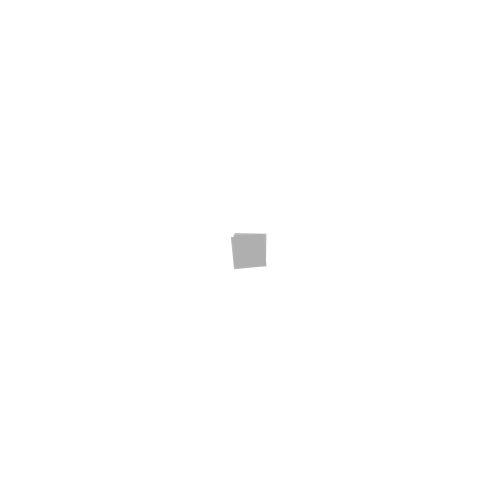
Frame 1 (no input)
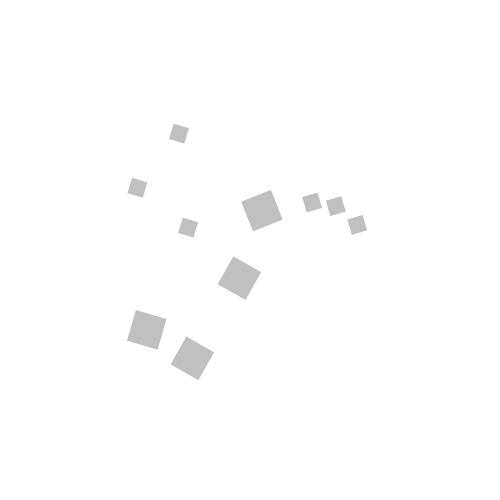
Frame 60 (the mouse pressed at the canvas centre just before this capture)
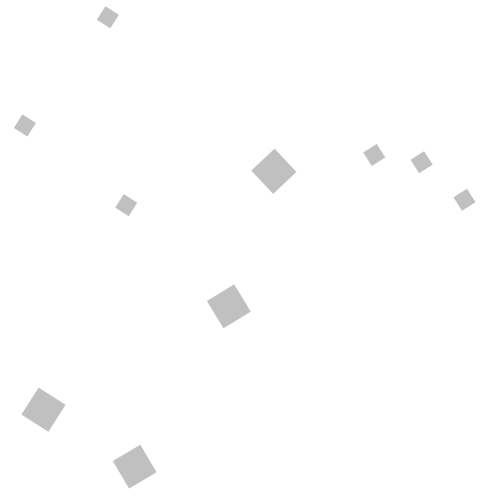
Frame 120 (the mouse held since frame 60 and released just before this capture)

The Processing sketch that drew these frames (run headless with seeded random() and noise(); from frame 60 on, the mouse is pressed at the canvas centre):

// Processing sketch: noc_oscillation003
// ── noc_oscillation003.pde
Mover[] mover = new Mover[10];

void setup(){
  background(255);
  size(500, 500);
  noStroke();
  for(int i = 0; i < 10; i++){
    mover[i] = new Mover(int(random(1, 4)), random(-2, 2), random(-2, 2));
  }
}

void draw(){
  background(255);
  for(int i = 0; i < 10; i++){
    mover[i].update();
    mover[i].display();
    mover[i].checkEdges();
  }
}

class Mover{
  PVector location;
  PVector velocity;
  PVector acceleration;
  float mass;
  
  float angle;
  float aVelocity;
  float aAcceleration;
  
  Mover(int _mass, float _accx, float _accy){
    location = new PVector(width / 2, height / 2);
    velocity = new PVector(0, 0);
    acceleration = new PVector(_accx, _accy);
    mass = _mass;
    angle = 0;
    aVelocity = 0;
    aAcceleration = 0;
  }
  void update(){
    velocity.add(acceleration);
    location.add(velocity);
    
    aAcceleration = acceleration.x / 10.0; 
    aVelocity += aAcceleration;
    aVelocity = constrain(aVelocity, -0.1, 0.1);
    angle += aVelocity;
    
    acceleration.mult(0);
  }
  
  void display(){
    fill(175, 200);
    rectMode(CENTER);
    pushMatrix();
    translate(location.x, location.y);
    rotate(angle);
    rect(0, 0, mass * 16, mass * 16);
    popMatrix();
  }
  void checkEdges(){
    if(location.x > width){
      location.x = width;
      velocity.x *= -1;
      //accleration.x *= 0.5;
    } else if(location.x < 0){
      location.x = 0;
      velocity.x *= -1;
      //accleration.x *= 0.5;
    }
    if(location.y > height){
      location.y = height;
      velocity.y *= -1;
      //accleration.y *= 0.5;
    } else if(location.y < 0){
      location.y = 0;
      velocity.y *= -1;
      //accleration.y *= 0.5;
    }
  }
}
